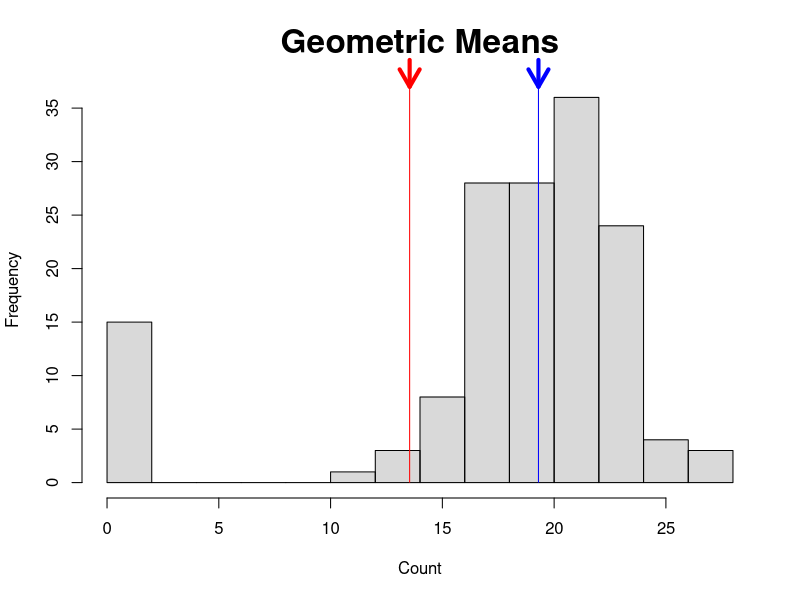
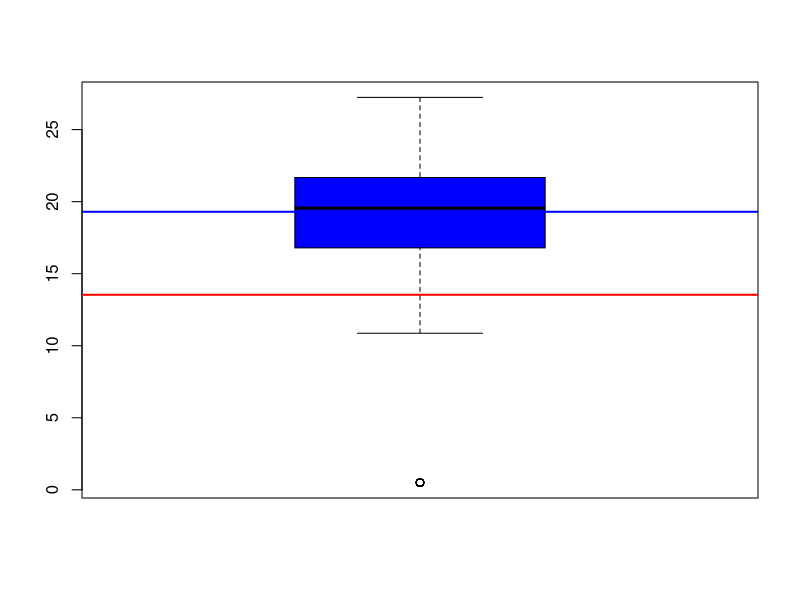

The R source for these figures, in order:
################################################################################ 
##### Fig_S1.R
##### Author: Jia Rong Wu
##### jwu424 (at) gmail.com 
#####
##### DESCRIPTION: Generalized R script in order to generate supporting figures 
##### for the paper IQLR. Generates figures that depict how the 
##### Geometric mean is influenced by sparse data. 
##### 
##### USAGE: Rscript --vanilla Fig_S1.R
##### 
##### LICENSE 
##### Copyright (c) 2016 Jia Rong Wu
##### 
##### Permission is hereby granted, free of charge, to any person obtaining a 
##### copy of this software and associated documentation files (the "Software"), 
##### to deal in the Software without restriction, including without limitation 
##### the rights to use, copy, modify, merge, publish, distribute, sublicense, 
##### and/or sell copies of the Software, and to permit persons to whom the 
##### Software is furnished to do so, subject to the following conditions:
##### 
##### The above copyright notice and this permission notice shall be included in 
##### all copies or substantial portions of the Software.
##### 
##### THE SOFTWARE IS PROVIDED "AS IS", WITHOUT WARRANTY OF ANY KIND, EXPRESS OR 
##### IMPLIED, INCLUDING BUT NOT LIMITED TO THE WARRANTIES OF MERCHANTABILITY, 
##### FITNESS FOR A PARTICULAR PURPOSE AND NONINFRINGEMENT. IN NO EVENT SHALL 
##### THE AUTHORS OR COPYRIGHT HOLDERS BE LIABLE FOR ANY CLAIM, DAMAGES OR OTHER 
##### LIABILITY, WHETHER IN AN ACTION OF CONTRACT, TORT OR OTHERWISE, ARISING 
##### FROM, OUT OF OR IN CONNECTION WITH THE SOFTWARE OR THE USE OR OTHER 
##### DEALINGS IN THE SOFTWARE.
################################################################################ 

##### Load Required Libraries 
library(psych)

################################### FIGURE S1a #################################
##### Generate a dataset of 150 random variates. 10% of these variates are 0's.
##### Used to illustrate the difference in geometric means by computing with the
##### entire set of 150 variates, or only the variates that fall within the IQR 
##### of the dataset. 
################################### FIGURE S1a #################################

figs.dir <- "../figures/"
gm.name <- paste(figs.dir, "Fig_S1a.png",sep="")
png(gm.name)			# Save file in figures directory

##### Generate randomly drawn data 135 variates, mean of 20, std. dev of 3
x <- rnorm(n=135, m= 20, sd=3)
prior <- c(rep(0.5,15))
combined <- c(x,prior)				# Simulate 10% zero features in 150 numbers

list_histo <- hist(combined, col=c(rgb(0,0,0,0.15)), main="Geometric Means", xlab="Count", freq=TRUE,cex.main=2.0, breaks=15)

len <-max(list_histo$counts) + 1	# Describes how many values are in histogram (used for letter position and arrow positioning)
clip(0,100,0,100)					# Restricts the ablines to graph limits
arrow.len <- 2.5					# For length of the arrows
upper.bound <- 4					# Upper bound of Quantile 3
lower.bound <- 2					# Lower bound of Quantile 2

q.combined <- quantile(combined)	# Draw quantiles

##### NOTE: quantiles are formatted as such:
#####      0%      25%      50%      75%     100% 
##### 0.50000 17.26034 19.38153 21.07459 28.48562 
##### Therefore q.combined[4] refers to the upper 75%
##### and 		q.combined[2] refers to the lower 25%

##### Find the invariant set that fall within quantiles 2 and 3 
combined.invariant.set <- which(
	(combined < q.combined[upper.bound]) &
	(combined > q.combined[lower.bound])
)

##### Compute geometric means of both adjusted and non-adjusted variables
org.gmean <- geometric.mean(combined)
iqr.gmean <- geometric.mean(combined[combined.invariant.set])


##### Red is the NON-ADJUSTED GEOMETRIC MEAN
##### Blue is the Quantiles 2 and 3 ADJUSTED GEOMETRIC MEAN
abline(v=org.gmean, col="red")
abline(v=iqr.gmean, col="blue")
arrows(x0=org.gmean, y0=len+arrow.len, x1=org.gmean, y1=len,length = 0.2, col="red", lwd=4)
arrows(x0=iqr.gmean, y0=len+arrow.len, x1=iqr.gmean, y1=len,length = 0.2, col="blue", lwd=4)
dev.off()

################################### FIGURE S1b #################################
##### Generate the corresponding boxplot of the 150 variates.
##### Blue represents the IQR- geometric mean. Red represents the geometric mean 
##### of the entire set.
################################### FIGURE S1b #################################

bp.name <- paste(figs.dir, "Fig_S1b.png",sep="")
png(bp.name)
boxplot(combined, col="blue")
abline(iqr.gmean,0,col="blue", lwd=2)
abline(org.gmean,0,col="red",lwd=2)
dev.off()